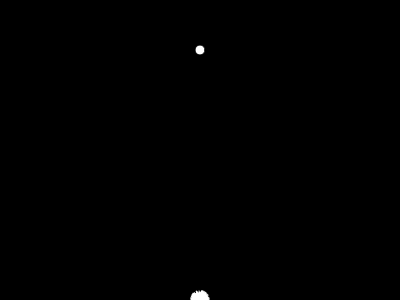
Frame 1 (no input)
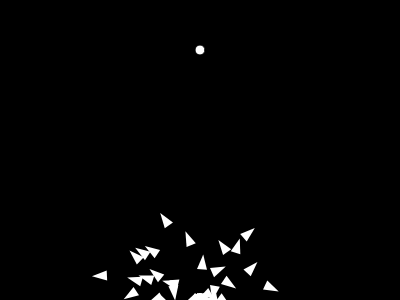
Frame 60 (no input)
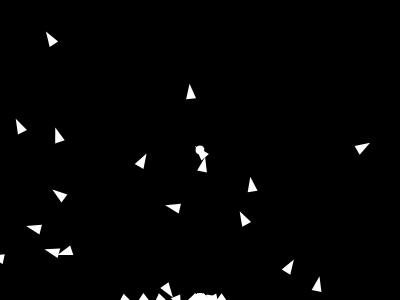
Frame 120 (the mouse pressed at the canvas centre since frame 60)

The p5.js sketch that drew these frames (run headless with seeded random() and noise() and a simulated clock; from frame 60 on, the mouse is pressed at the canvas centre):

// p5.js sketch
// ── sketch.js
var speed = 0.2;
var walls =[];
var target;
var life = 200;
var lived = 0;
var population;
function setup(){
  frameRate(100);

  createCanvas(400,300);
  target = createVector(width/2,50);
  population = new Population();


}

function draw(){
  background(0);
  ellipse(target.x,target.y,10,10);
  for(var i = 0; i < walls.length; i++){
    walls[i].show();
  }
  population.update();
  lived++;
  if (lived == life) {
    lived = 0;
    population.evolve();
    population.selection();
  }

}

function mousePressed(){
  target.x = mouseX;
  target.y = mouseY;
}

function keyPressed(){
  walls.push(new Obstacle(mouseX,mouseY));
}

// ── dna.js
function DNA(genes){
  if(genes){
    this.genes = genes;
  }else{
    this.genes = [];
    for(var i = 0; i < life; i++){
      this.genes[i] = p5.Vector.random2D();
      this.genes[i].setMag(speed);
    }
  }

  this.crossover = function(partner){
    var newgenes =[];
    var mid = floor(random(this.genes.length));
    for(var i = 0; i < this.genes.length; i++){
      if (i < mid){
        newgenes.push(this.genes[i]);
      }else{
        newgenes.push(partner.genes[i]);
      }

    }
    return new DNA(newgenes );
  }

  this.mutation = function(){
    for(var i = 0; i < genes.length; i++){
      if (random(1) < 0.01){
        genes[i] = p5.Vector.random2D();
        genes[i].setMag(speed);
      }
    }
  }
}

// ── obstacle.js
function Obstacle(x,y){
  this.pos = createVector(x,y);
  this.w = 100;
  this.h = 10;
  this.show = function() {
    push();
    rectMode(CENTER);
    rect(this.pos.x,this.pos.y,this.w,this.h);
  }

  this.hits = function(rocket){
    if (rocket.pos.x > this.pos.x - this.w/2 && rocket.pos.x < this.pos.x + this.w/2){
      if (rocket.pos.y > this.pos.y - this.h/2 && rocket.pos.y < this.pos.y + this.h/2){
        rocket.crashed = true;
      }
    }
  }

}

// ── population.js
function Population(){
  this.successful = false;

  this.period = 29;

  this.history =[];

  this.rockets =[];
  this.matingPool =[];
  this.size = 100;
  for(var i = 0; i < this.size; i++){
    this.rockets.push(new Rocket);
  }

  this.update = function(){
    for(var i = 0; i < this.size; i++){
      this.rockets[i].update();
      this.rockets[i].show();
    }
  }

  this.evolve = function(){
    generation++;
    console.log(generation);
    this.successful = false;
    var maxfit = 0;
    for(var i = 0; i < this.size; i++){
      if (this.rockets[i].reached){
        this.successful = true;
        mutationRate = 1;
      }
      this.rockets[i].calcFitness();
      if (this.rockets[i].fitness > maxfit){
        maxfit = this.rockets[i].fitness;
      }
    }

    this.history.push(maxfit);

    if(this.history.length > this.period){
      this.history.splice(0,1);
      if((this.history[this.period-1]/this.history[0]) - 1 < 1){
        if (!this.successful && mutationRate < 7){
          mutationRate += 2;

          this.history.splice(0,this.period);
          console.log("MutationUP");

        }
      }else if (mutationRate > 1){
        mutationRate += -2;
      }
    }




    for(var i = 0; i < this.size; i++){
        var mult = map(this.rockets[i].fitness,0,maxfit,5,1)
        this.rockets[i].fitness /= maxfit*mult;
    }
    this.matingPool =[];
    for(var i = 0; i < this.size; i++){
      var n = this.rockets[i].fitness * 150;
      for(var j = 0; j < n; j++){
        this.matingPool.push(this.rockets[i]);
      }
    }

  }

  this.selection = function(){
    var children =[];
    for (var i =0; i < this.rockets.length; i++){
      var parentA = random(this.matingPool).dna;
      var parentB = random(this.matingPool).dna;
      var child = parentA.crossover(parentB);
      child.mutation();
      children.push(new Rocket(child));
    }
    this.rockets = children;
  }
}

// ── rocket.js
function Rocket(dna){
  if (dna){
      this.dna = dna ;
  }else{
      this.dna = new DNA();
  }
  this.time = 0;
  //this.trail =[];
  this.reached = false;
  this.crashed = false;
  this.pos = createVector(width/2,height);
  this.vel = createVector(0,0);
  this.acc = createVector(0,0);



  this.fitness = 0;

  this.lived = 0;

  this.applyForce = function(force){
    this.acc.add(force);
  }

  this.update = function(){
    var d = dist(this.pos.x,this.pos.y,target.x,target.y);
    if (d < 5){
      this.reached = true;
    }

    if (this.pos.x > width || this.pos.x < 0){
      this.crashed = true;
    }
    if(this.pos.y > height || this.pos.y < 0){
      this.crashed = true;
    }
    for(var i = 0; i < walls.length; i++){
      walls[i].hits(this);
    }


    this.applyForce(this.dna.genes[lived]);

    if(!this.reached && !this.crashed){
    this.time++;
    //this.trail.push(this.pos);
    this.vel.add(this.acc);
    this.pos.add(this.vel);
    this.acc.mult(0);

    }
  }

  this.show = function(){
    push();
    translate(this.pos.x,this.pos.y);
    rotate(this.vel.heading());
    fill(255);
    noStroke();
    triangle(10,  0, -5 , -5 , -5, +5);
    pop();
  }

  this.calcFitness = function(){
    d = dist(this.pos.x,this.pos.y,target.x,target.y);
    this.fitness = map(d,0,width,width,0);
    if (this.reached){
      var speedMult = map(this.time,life,0,1,10);
      this.fitness *= 10 + speedMult;
    }
    if(this.crashed){
      this.fitness /= 15;
    }
  }


}
